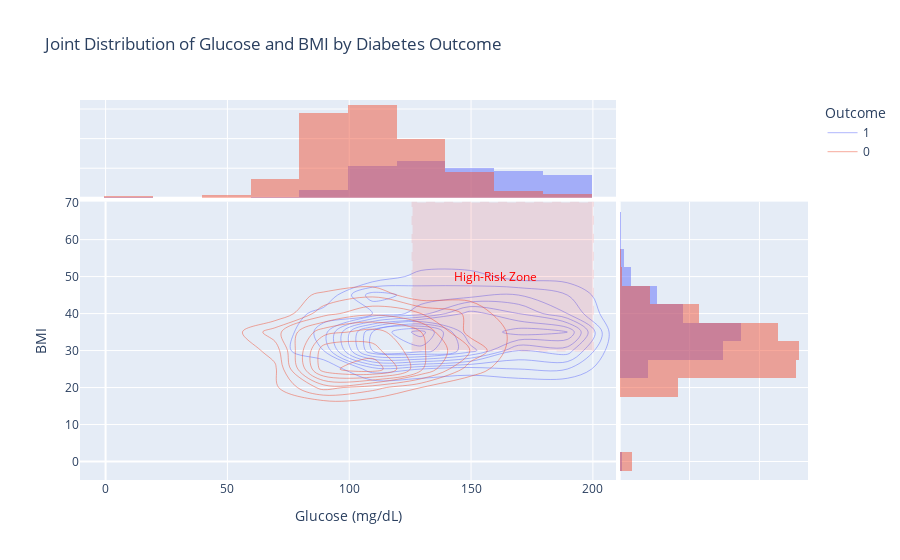

Source (notebook cell):
### Code cell
# What’s the joint effect of Glucose and BMI on diabetes risk?
fig = px.density_contour(
    df,
    x='Glucose',
    y='BMI',
    color='Outcome',
    marginal_x='histogram',
    marginal_y='histogram',
    title='Joint Distribution of Glucose and BMI by Diabetes Outcome',
    labels={'Glucose': 'Glucose (mg/dL)', 'BMI': 'BMI'}
)

# ✅ Apply update only to density_contour traces
fig.update_traces(
    contours_coloring="fill",
    contours_showlabels=True,
    selector=dict(type='contour')
)

fig.add_shape(
    type="rect",
    x0=126, y0=30, x1=200, y1=70,
    line=dict(color="Red", width=2, dash="dash"),
    fillcolor="red",
    opacity=0.1
)

fig.add_annotation(
    x=160, y=50,
    text="High-Risk Zone",
    showarrow=False,
    font=dict(color="red")
)

fig.show()

### Figure 1 — Plotly figure (JSON) as saved in the notebook; plotly's stock layout.template omitted (floating-point values rounded to 4 significant figures; data arrays with more than 128 entries replaced by an {"elided": "..."} marker saying what was removed)
{"data": [{"contours": {"coloring": "none"}, "hovertemplate": "Outcome=1<br>Glucose (mg/dL)=%{x}<br>BMI=%{y}<br>count=%{z}<extra></extra>", "legendgroup": "1", "line": {"color": "#636efa"}, "name": "1", "showlegend": true, "type": "histogram2dcontour", "x": {"elided": "268 int values"}, "xaxis": "x", "xbingroup": "x", "y": {"elided": "268 float values"}, "yaxis": "y", "ybingroup": "y"}, {"bingroup": "x", "hovertemplate": "Outcome=1<br>Glucose (mg/dL)=%{x}<br>count=%{y}<extra></extra>", "legendgroup": "1", "marker": {"color": "#636efa"}, "name": "1", "opacity": 0.5, "showlegend": false, "type": "histogram", "x": {"elided": "268 int values"}, "xaxis": "x3", "yaxis": "y3"}, {"bingroup": "y", "hovertemplate": "Outcome=1<br>BMI=%{y}<br>count=%{x}<extra></extra>", "legendgroup": "1", "marker": {"color": "#636efa"}, "name": "1", "opacity": 0.5, "showlegend": false, "type": "histogram", "xaxis": "x2", "y": {"elided": "268 float values"}, "yaxis": "y2"}, {"contours": {"coloring": "none"}, "hovertemplate": "Outcome=0<br>Glucose (mg/dL)=%{x}<br>BMI=%{y}<br>count=%{z}<extra></extra>", "legendgroup": "0", "line": {"color": "#EF553B"}, "name": "0", "showlegend": true, "type": "histogram2dcontour", "x": {"elided": "500 int values"}, "xaxis": "x", "xbingroup": "x", "y": {"elided": "500 float values"}, "yaxis": "y", "ybingroup": "y"}, {"bingroup": "x", "hovertemplate": "Outcome=0<br>Glucose (mg/dL)=%{x}<br>count=%{y}<extra></extra>", "legendgroup": "0", "marker": {"color": "#EF553B"}, "name": "0", "opacity": 0.5, "showlegend": false, "type": "histogram", "x": {"elided": "500 int values"}, "xaxis": "x3", "yaxis": "y3"}, {"bingroup": "y", "hovertemplate": "Outcome=0<br>BMI=%{y}<br>count=%{x}<extra></extra>", "legendgroup": "0", "marker": {"color": "#EF553B"}, "name": "0", "opacity": 0.5, "showlegend": false, "type": "histogram", "xaxis": "x2", "y": {"elided": "500 float values"}, "yaxis": "y2"}], "layout": {"annotations": [{"font": {"color": "red"}, "showarrow": false, "text": "High-Risk Zone", "x": 160, "y": 50}], "barmode": "overlay", "legend": {"title": {"text": "Outcome"}, "tracegroupgap": 0}, "shapes": [{"fillcolor": "red", "line": {"color": "Red", "dash": "dash", "width": 2}, "opacity": 0.1, "type": "rect", "x0": 126, "x1": 200, "y0": 30, "y1": 70}], "title": {"text": "Joint Distribution of Glucose and BMI by Diabetes Outcome"}, "xaxis": {"anchor": "y", "domain": [0, 0.7363], "title": {"text": "Glucose (mg/dL)"}}, "xaxis2": {"anchor": "y2", "domain": [0.7413, 1], "matches": "x2", "showgrid": true, "showline": false, "showticklabels": false, "ticks": ""}, "xaxis3": {"anchor": "y3", "domain": [0, 0.7363], "matches": "x", "showgrid": true, "showticklabels": false}, "xaxis4": {"anchor": "y4", "domain": [0.7413, 1], "matches": "x2", "showgrid": true, "showline": false, "showticklabels": false, "ticks": ""}, "yaxis": {"anchor": "x", "domain": [0, 0.7326], "title": {"text": "BMI"}}, "yaxis2": {"anchor": "x2", "domain": [0, 0.7326], "matches": "y", "showgrid": true, "showticklabels": false}, "yaxis3": {"anchor": "x3", "domain": [0.7426, 1], "matches": "y3", "showgrid": true, "showline": false, "showticklabels": false, "ticks": ""}, "yaxis4": {"anchor": "x4", "domain": [0.7426, 1], "matches": "y3", "showgrid": true, "showline": false, "showticklabels": false, "ticks": ""}}}
